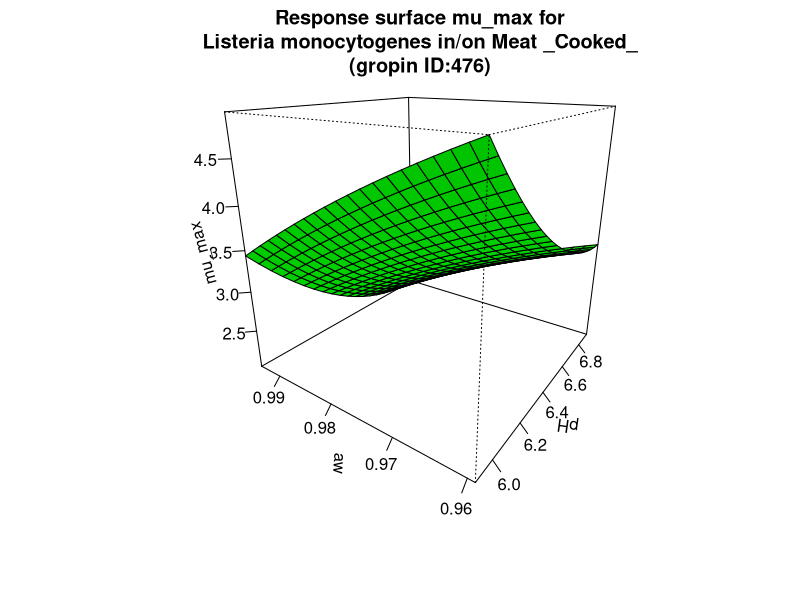

The R source for this figure:
#############################
# start of Parameter script
#############################
pH <- seq(5.89410589410589,6.9069,length.out=21)
aw <- seq(0.959040959040959,0.993993,length.out=21)
#############################
# end of Parameter script
#############################
############################# 
# start of Model script Gropin ID 476 
#############################
 
# constant coefficients for this model
 
variables <- data.frame(pH,aw)
argumentsPar <- expand.grid(variables)
 
# heart of the model
response_surface <- function(pH,aw) {
   mumax <-(-112.09+(-27.702)*pH+467.55*aw+6.9724*pH*aw+1.5135*(pH^2)+(-282.75)*(aw^2))

return(mumax=mumax)
} 

# output parameters
mumax <- cbind(argumentsPar,response_surface(argumentsPar['pH'],argumentsPar['aw']))
colnames(mumax) <- c(colnames(argumentsPar),'mumax')
#############################
# End of Model script
#############################
############################# 
# start of Visualisation script Gropin ID 476 
#############################
persp(pH,aw,matrix(unlist(mumax$mumax),nrow=21),col = 'green',xlab='pH',ylab='aw',zlab='mu_max',main='Response surface mu_max for
Listeria monocytogenes in/on Meat _Cooked_
(gropin ID:476)',theta=305,phi=20,shade=0.25,ticktype = 'detailed')
#############################
# End of Visualisation script
#############################
